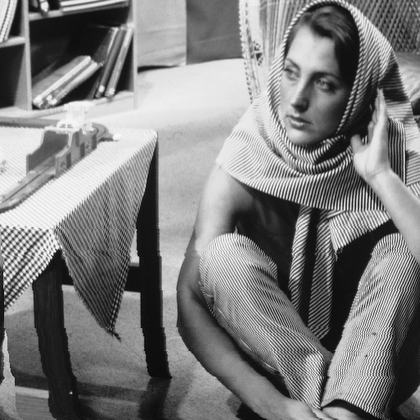
%> input picture Week 2 - FT&Filtering/barbara_gray.bmp, 420 x 420 px, shrunk from 512 x 512 before the run
$ octave HW2_P2_Sample.m   (GNU Octave 9; MATLAB toolbox functions it lacks are replaced by stand-ins)
%> lines starting %> are read from the running program, lines starting %| are printed output that depends on the picture
### Week 2 - FT&Filtering/computeConv.m
%computeConv.m

function [ outImg ] = computeConv( img, filt )
%UNTITLED Convolutes the image with the filter matrix
%
outImg = img;
dimImg = size(img);
dimFilt = size(filt);
imgBoundary = (dimFilt - 1)*0.5
disp('Beginning Convolution')
for i = imgBoundary(1) + 1:dimImg(1) - imgBoundary(1)
    for j = imgBoundary(2) + 1:dimImg(2) - imgBoundary(2)
        temp = 0;
% [7 lines of commented-out code are left out]
        outImg(i,j) = sum(sum(img(i-imgBoundary(1):i+imgBoundary(1),j-imgBoundary(2):j+imgBoundary(2)).*filt));
    end
end
disp('Convolution complete.')
%fin.
end

### Week 2 - FT&Filtering/my_mat2gray.m
function [ outputMat ] = my_mat2gray( inputMat )
%MY_MAT2GRAY Summary of this function goes here
%   Detailed explanation goes here

outputMat = (inputMat-min(inputMat(:)))/(max(inputMat(:))-min(inputMat(:)));

end

### Week 2 - FT&Filtering/HW2_P2_Sample.m
%% Homework 2

%% Problem 2
% Write a Matlab to simulate noise removal.

%%
% i) First create a noisy image, by adding zero mean Gaussian random noise
% at two different noise levels (0.01 and 0.1) to your image using
% "imnoise()". You can specify the noise variance in "imnoise( )").

inImg = imread('barbara_gray.bmp');
%> inImg is the input picture: size 420x420 uint8; min 0, max 255, mean 126.6

%convert the inImg to int or single or double before proceeding!
grayImg=double(inImg);

noiseLevel=0.1;
noisy_img = imnoise(inImg, 'gaussian', 0, noiseLevel);
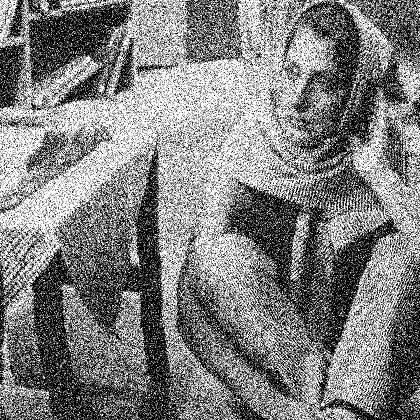
%> noisy_img: size 420x420 uint8; min 0, max 255, mean 126.9
%imnoise does not work when inImg is not uint8!
noisy_img=single(noisy_img);
%> noisy_img: size 420x420 single

%%
% ii) Then apply an averaging filter to the noise added image. For a chosen
% variance of the added noise, you need to try different window sizes (from
% 3x3 to 9x9) to see which one gives you the best trade-off between noise
% removal and blurring. Your program should allow the user to specify the
% window size as an input parameter.

%set filter

filterSize=input('Enter window size (integer): ');
%> the answer given: 3
denoising_filter=ones(filterSize,filterSize)/(filterSize*filterSize);

tmpImg = computeConv(noisy_img, denoising_filter);  %%% here you need to write your own function as my_conv2
%> after the loop in computeConv, `for i = imgBoundary(1) + 1:dimImg(1) - imgBoundary(1)`:
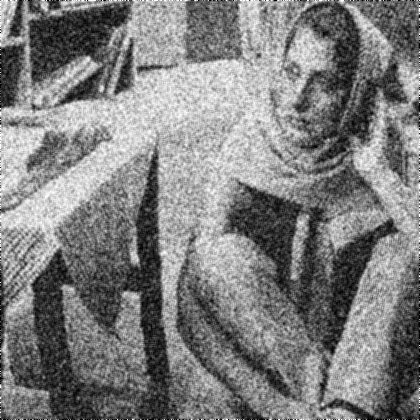
%> outImg: size 420x420 single; min 0, max 255, mean 126.9; mean of the top-left, top-right, bottom-left and bottom-right quarters 151.2, 137.1, 105.4, 113.7

%%
% III) Normalize and convert the image to uint8

denoisedImg = 255*my_mat2gray(tmpImg);


%% iv) display the original and the filtered images.

cf=figure(2);
subplot(1,3,1);
imshow(inImg);
title('Original Image');
subplot(1,3,2);
imshow(noisy_img,[]);

title(['Noisy Image with NoiseLevel=' num2str(noiseLevel)]);
%note you need to use [] option to see the full range of noisy image
subplot(1,3,3);
imshow(denoisedImg,[]);

title(['Denoised Image with NoiseLevel=' num2str(noiseLevel) 'FilterSize=' num2str(filterSize)]);


% v) save the filtered images into another file.


print(cf, 'HW2_Q2', '-dtiff');

%%
% Hand in your program, the original noise-added images at two different
% noise levels (0.01 and 0.1) and the corresponding filtered images with
% the best window sizes. Write down your observation.
%%%%%%%%%%%%%%%%%%%%%%%%%%%%%%%%%%%%%%%%%%%%%%%%%%%%%%%%%%%%%%%%%%%%%%%%%%%%%%%%%%%%%%%%%%%%%%%%%%%%%%%%%%%%%%%%%%
